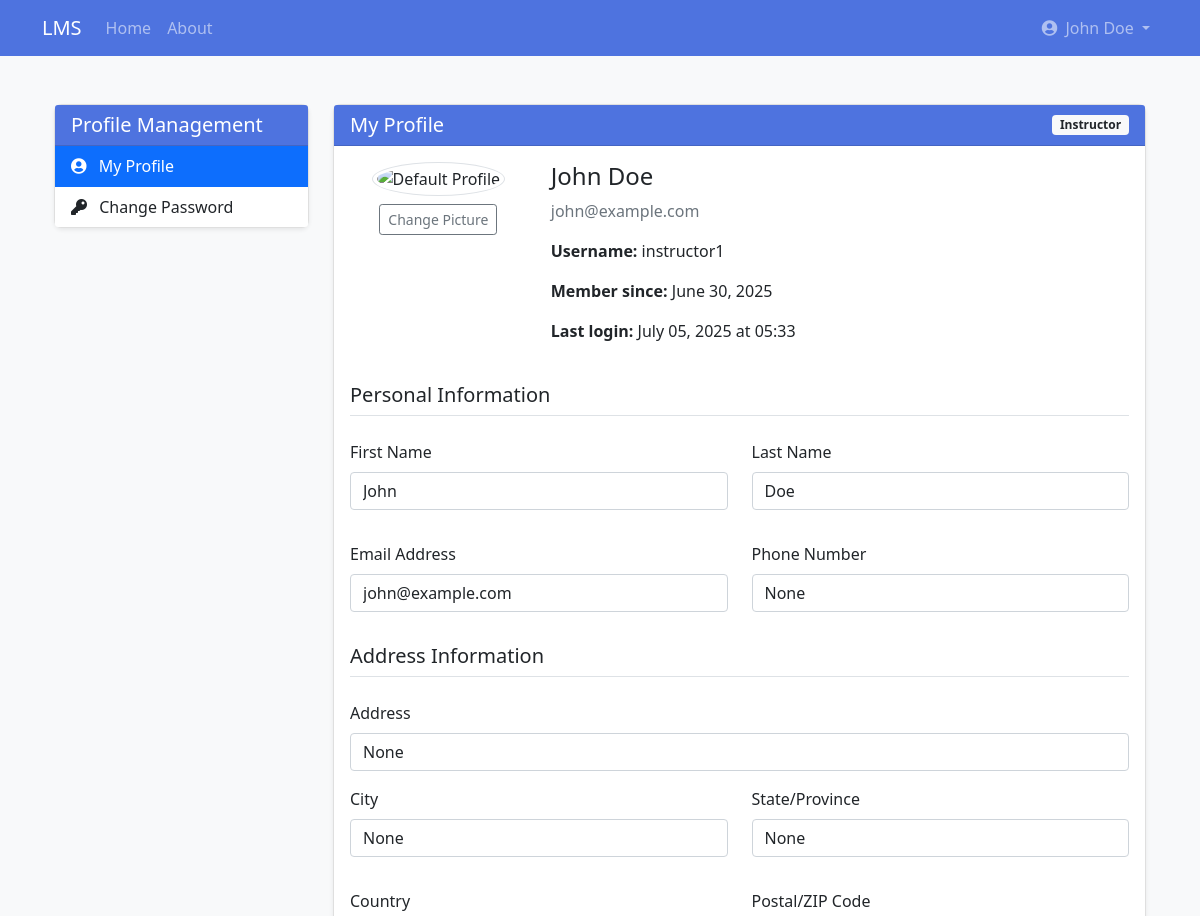
/profile (signed in, upper part), run on an earlier commit of the app's database.
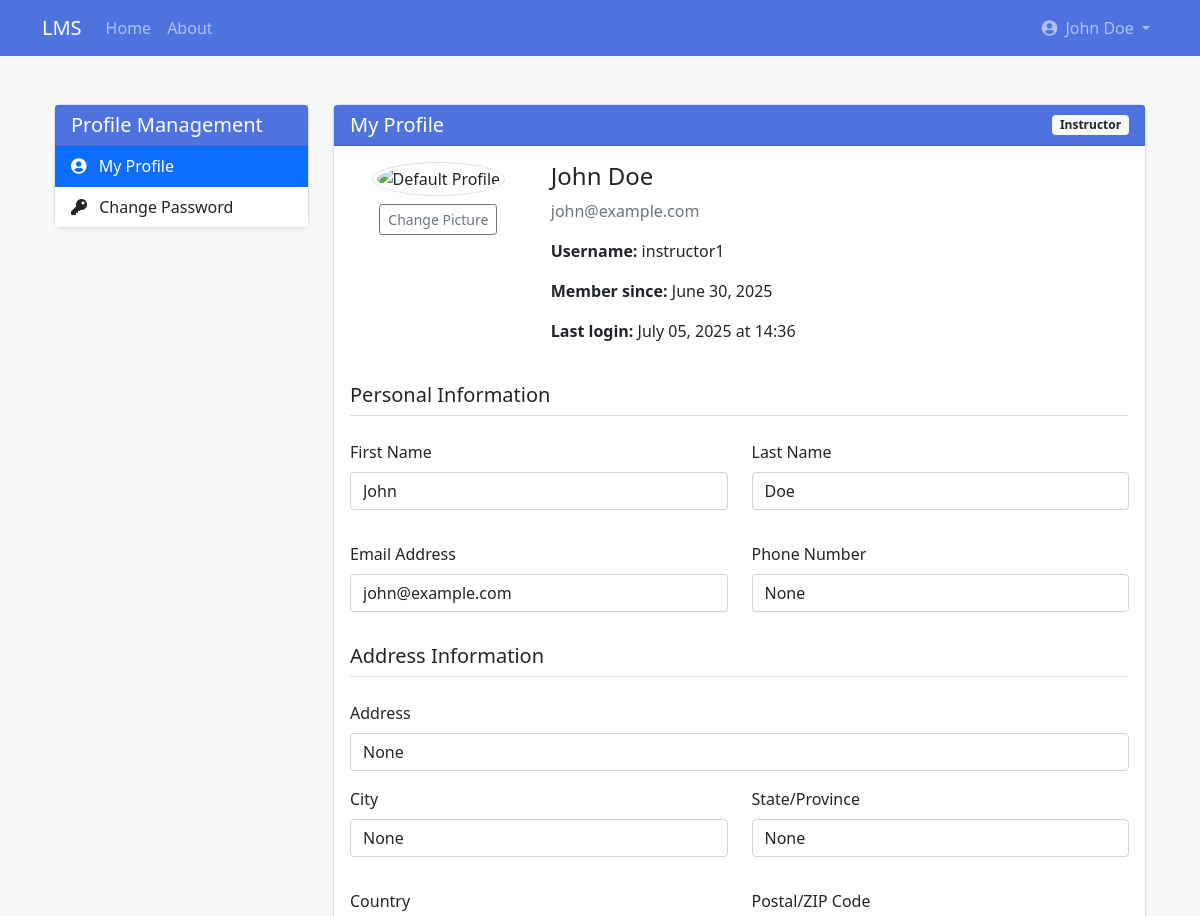
And on a later commit of the database.
### app/models/user.py (models this page shows, shortened)
class User(db.Model, UserMixin):
    id = db.Column(db.Integer, primary_key=True)
    username = db.Column(db.String(50), unique=True, nullable=False)
    email = db.Column(db.String(120), unique=True, nullable=False)
    password = db.Column(db.String(60), nullable=False)
    first_name = db.Column(db.String(50), nullable=False)
    last_name = db.Column(db.String(50), nullable=False)
    role = db.Column(db.String(20), nullable=False)
    created_at = db.Column(db.DateTime, default=datetime.utcnow)
    last_login = db.Column(db.DateTime, nullable=True)
    is_active = db.Column(db.Boolean, default=True)
    is_email_verified = db.Column(db.Boolean, default=False)
    profile = db.relationship(
        'UserProfile', backref='user', uselist=False, cascade='all, delete-orphan')
    courses_teaching = db.relationship(
        'Course', backref='instructor', lazy=True)
    enrollments = db.relationship('Enrollment', backref='student', lazy=True)
    parent_of = db.relationship('ParentStudent',
                                foreign_keys='ParentStudent.parent_id',
                                backref='parent', lazy=True)

### app/routes/auth.py (the view, shortened to what this page needs)
@auth.route('/profile', methods=['GET', 'POST'])
@login_required
def profile():
    if not current_user.profile:
        profile = UserProfile(user_id=current_user.id)
        db.session.add(profile)
        db.session.commit()
    return render_template('auth/profile.html')

### app/models/user.py (called while the page is built)
@login_manager.user_loader
def load_user(user_id):
    return User.query.get(int(user_id))

### app/templates/auth/profile.html (shortened to what the changed rows need)
{% extends "base.html" %}
{% block content %}
<div class="container py-4">
    <div class="row">
        <div class="col-md-9">
            <div class="card">
                <div class="card-header bg-primary text-white d-flex justify-content-between align-items-center">
                    <h5 class="mb-0">My Profile</h5>
                    <span class="badge bg-light text-dark">{{ current_user.role|title }}</span>
                </div>
                <div class="card-body">
                    <form method="POST" action="{{ url_for('auth.profile') }}" enctype="multipart/form-data">
                        <div class="row mb-4">
                            <div class="col-md-9">
                                <h4>{{ current_user.first_name }} {{ current_user.last_name }}</h4>
                                <p class="text-muted">{{ current_user.email }}</p>
                                <p><strong>Username:</strong> {{ current_user.username }}</p>
                                <p><strong>Member since:</strong> {{ current_user.created_at.strftime('%B %d, %Y') }}</p>
                                {% if current_user.last_login %}
                                <p><strong>Last login:</strong> {{ current_user.last_login.strftime('%B %d, %Y at %H:%M') }}</p>
                                {% endif %}
                            </div>
                        </div>
                        <div class="row mb-3">
                            <div class="col-md-6">
                                <div class="mb-3">
                                    <label for="first_name" class="form-label">First Name</label>
                                    <input type="text" class="form-control" id="first_name" name="first_name" value="{{ current_user.first_name }}" required>
                                </div>
                            </div>
                            <div class="col-md-6">
                                <div class="mb-3">
                                    <label for="last_name" class="form-label">Last Name</label>
                                    <input type="text" class="form-control" id="last_name" name="last_name" value="{{ current_user.last_name }}" required>
                                </div>
                            </div>
                        </div>
                        <div class="row mb-3">
                            <div class="col-md-6">
                                <div class="mb-3">
                                    <label for="email" class="form-label">Email Address</label>
                                    <input type="email" class="form-control" id="email" name="email" value="{{ current_user.email }}" required>
                                </div>
                            </div>
                        </div>
                    </form>
                </div>
            </div>
        </div>
    </div>
</div>
{% endblock %}

### app/templates/base.html (shortened to what this page needs)
<!DOCTYPE html>
<html lang="en">
<head>
    <link href="https://cdn.jsdelivr.net/npm/bootstrap@5.1.0/dist/css/bootstrap.min.css" rel="stylesheet">
    <link rel="stylesheet" href="https://cdnjs.cloudflare.com/ajax/libs/font-awesome/5.15.4/css/all.min.css">
    <link rel="stylesheet" href="{{ url_for('static', filename='css/style.css') }}">
</head>
<body {% if current_user.is_authenticated %}
      data-user-role="{{ current_user.role }}"
      data-admin-dashboard-url="{{ url_for('admin.dashboard', _external=True) }}"
      data-instructor-dashboard-url="{{ url_for('instructor.dashboard', _external=True) }}"
      data-student-dashboard-url="{{ url_for('student.dashboard', _external=True) }}"
      data-parent-dashboard-url="{{ url_for('parent.dashboard', _external=True) }}"
      data-guest-dashboard-url="{{ url_for('guest.dashboard', _external=True) }}"
      {% endif %}>
    <nav class="navbar navbar-expand-lg navbar-dark bg-primary">
        <div class="container">
            <a class="navbar-brand" href="{{ url_for('main.index') }}">LMS</a>
            <div class="collapse navbar-collapse" id="navbarNav">
                <ul class="navbar-nav me-auto">
                    <li class="nav-item">
                        <a class="nav-link" href="{{ url_for('main.index') }}">Home</a>
                    </li>
                    <li class="nav-item">
                        <a class="nav-link" href="{{ url_for('main.about') }}">About</a>
                    </li>
                </ul>
                <ul class="navbar-nav">
                    {% if current_user.is_authenticated %}
                        <li class="nav-item dropdown">
                            <a class="nav-link dropdown-toggle" href="#" id="navbarDropdown" role="button" data-bs-toggle="dropdown" aria-expanded="false">
                                {% if current_user.profile and current_user.profile.profile_picture %}
                                <img src="{{ url_for('static', filename='uploads/profile/' + current_user.profile.profile_picture) }}"
                                     class="rounded-circle me-1" alt="Profile" style="width: 24px; height: 24px; object-fit: cover;">
                                {% else %}
                                <i class="fas fa-user-circle me-1"></i>
                                {% endif %}
                                {{ current_user.first_name }} {{ current_user.last_name }}
                            </a>
                        </li>
                    {% endif %}
                </ul>
            </div>
        </div>
    </nav>
    <div class="container mt-4">
        {% block content %}{% endblock %}
    </div>
</body>
</html>

What changed in the data, as far as the page shows it:
changed User "John": last_login "July 05, 2025 at 05:33" → "July 05, 2025 at 14:36"
